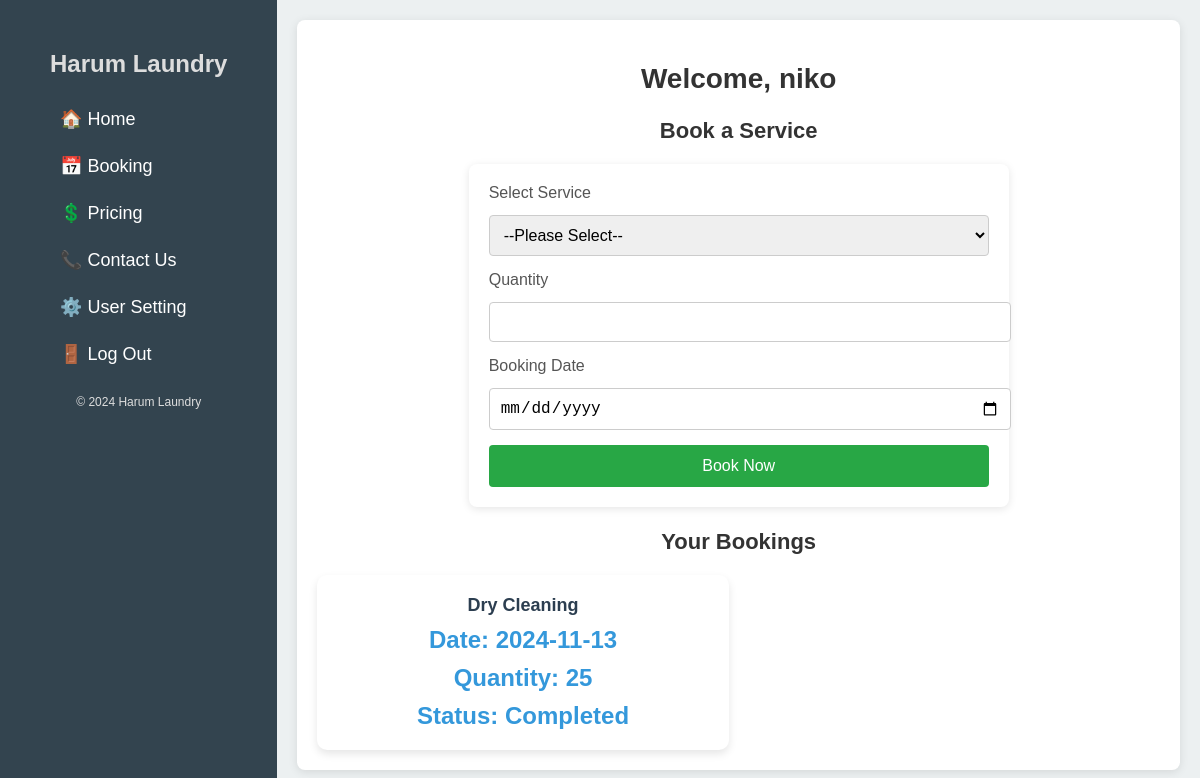
Screenshot of /booking.php (signed in) with the database file from the repository.
### tables this page shows
CREATE TABLE `bookings` (
  `booking_id` int(11) NOT NULL,
  `user_id` int(11) NOT NULL,
  `service_id` int(11) NOT NULL,
  `quantity` int(11) NOT NULL,
  `booking_date` date NOT NULL,
  `status` varchar(20) DEFAULT 'Pending',
  `created_at` timestamp NOT NULL DEFAULT current_timestamp()
);

CREATE TABLE `services` (
  `image` varchar(255) NOT NULL,
  `service_id` int(11) NOT NULL,
  `service_name` varchar(50) NOT NULL,
  `price` decimal(10,2) NOT NULL
);

### booking.php (the view, shortened to what this page needs)
<?php
include ('auth/db_connect.php');
$sql = "SELECT b.booking_id, b.booking_date, b.status, b.quantity, s.service_name, s.price
        FROM bookings b
        JOIN services s ON b.service_id = s.service_id
        WHERE b.user_id = ?";
$stmt = $pdo->prepare($sql);
$stmt->execute([$_SESSION['user_id']]);
$bookings = $stmt->fetchAll();
?>
<!DOCTYPE html>
<html lang="en">
<head>
    <link rel="stylesheet" href="styles/style.css">
</head>
<body>
    <div class="navbar">
        <div class="laundry-name">Harum Laundry</div>
        <nav>
        <a href="index.php">🏠 Home</a>
        <a href="booking.php">📅 Booking</a>
        <a href="pricing.php">💲 Pricing</a>
        <a href="contact.php">📞 Contact Us</a>
        <a href="user_settings.php">⚙️ User Setting</a>
        <a href="logout.php">🚪 Log Out</a>
        </nav>
        <footer>
            &copy; <?php echo date("Y"); ?> Harum Laundry
        </footer>
    </div>
    <div class="content">
        <div class="feature">
            <h2>Welcome, <?php echo $_SESSION['username']; ?></h2>
            <h3>Book a Service</h3>
            <form action="booking.php" method="POST">
                <div class="form-group">
                    <label for="service_id">Select Service</label>
                    <select name="service_id" id="service_id" required>
                    <option value="" disabled selected>--Please Select--</option>
                    </select>
                </div>
                <div class="form-group">
                    <label for="booking_quantity">Quantity</label>
                    <input type="number" name="booking_quantity" id="booking_quantity" required>
                </div>
                <div class="form-group">
                    <label for="booking_date">Booking Date</label>
                    <input type="date" name="booking_date" id="booking_date" required>
                </div>
                <button type="submit">Book Now</button>
            </form>
            <h3>Your Bookings</h3>
            <div class="status-grid">
                <?php foreach ($bookings as $row): ?>
                    <div class="status-box">
                        <h3><?php echo htmlspecialchars($row['service_name']); ?></h3>
                        <p>Date: <?php echo htmlspecialchars($row['booking_date']); ?></p>
                        <p>Quantity: <?php echo htmlspecialchars($row['quantity']); ?></p>
                        <p>Status: <?php echo htmlspecialchars($row['status']); ?></p>
                    </div>
                <?php endforeach; ?>
            </div>
        </div>
    </div>
</body>
</html>

### styles/style.css (style rules this page uses)
body { margin: 0; font-family: Arial, sans-serif; display: flex; height: 100vh; background-color: #59c6e1; }
body { margin: 0; font-family: 'Arial', sans-serif; background-color: #f4f4f4; display: flex; }
.content { margin-left: 250px; padding: 20px; }
.laundry-name { font-size: 24px; font-weight: bold; margin-bottom: 20px; text-align: center; }
.navbar a { color: rgb(14, 9, 9); text-decoration: none; font-size: 18px; padding: 10px; text-align: center; display: block; margin: 10px 0; }
.content { flex-grow: 1; padding: 20px; background-color: #ecf0f1; box-sizing: border-box; }
footer { text-align: center; margin-top: 20px; font-size: 12px; }
.status-grid { display: grid; grid-template-columns: repeat(2, 1fr); gap: 20px; margin-top: 20px; }
.status-box, form p { background-color: #fff; padding: 20px; border-radius: 10px; box-shadow: 0 4px 8px rgba(0, 0, 0, 0.1); text-align: center; }
.status-box h3 { margin: 0; font-size: 18px; color: #2c3e50; }
.status-box p, form p { margin: 10px 0 0; font-size: 24px; font-weight: bold; color: #3498db; }
h3 { font-size: 22px; margin-bottom: 20px; text-align: center; color: #333; }
form { width: 100%; max-width: 500px; margin: 0 auto; background-color: #fff; padding: 20px; border-radius: 8px; box-shadow: 0 2px 8px rgba(0, 0, 0, 0.1); }
.form-group { margin-bottom: 15px; }
label { display: block; font-size: 16px; margin-bottom: 8px; color: #555; }
select, input[type="date"], input[type="number"] { width: 100%; padding: 10px; font-size: 16px; border: 1px solid #ccc; border-radius: 4px; margin-top: 5px; }
button { width: 100%; padding: 12px; font-size: 16px; background-color: #28a745; color: white; border: none; border-radius: 4px; cursor: pointer; transition: background-color 0.3s; }
.feature { background-color: white; padding: 20px; border-radius: 8px; box-shadow: 0 2px 10px rgba(0, 0, 0, 0.1); }
h2 { font-size: 28px; color: #333; text-align: center; }

### booking.php (style rules this page uses)
.laundry-name { font-size: 24px; font-weight: bold; color:#ddd; margin-bottom: 20px; text-align: center; }
.content { margin-left: 0px; padding: 20px; width: calc(100% - 560px); }
footer { text-align: center; color:#ddd; margin-top: 20px; font-size: 12px; }
.navbar { background-color: #33444f; padding: 50px; box-shadow: 0 4px 6px rgba(0, 0, 0, 0.1); }
.navbar nav a { display: block; padding: 10px; margin: 5px 0; color: #ffff; text-decoration: none; border-radius: 4px; text-align: left; }

### rows the page displays
bookings: service.service_name "Dry Cleaning", booking_date "2024-11-13", quantity "25", status "Completed"

### other values shown
$_SESSION['username'] "niko"
